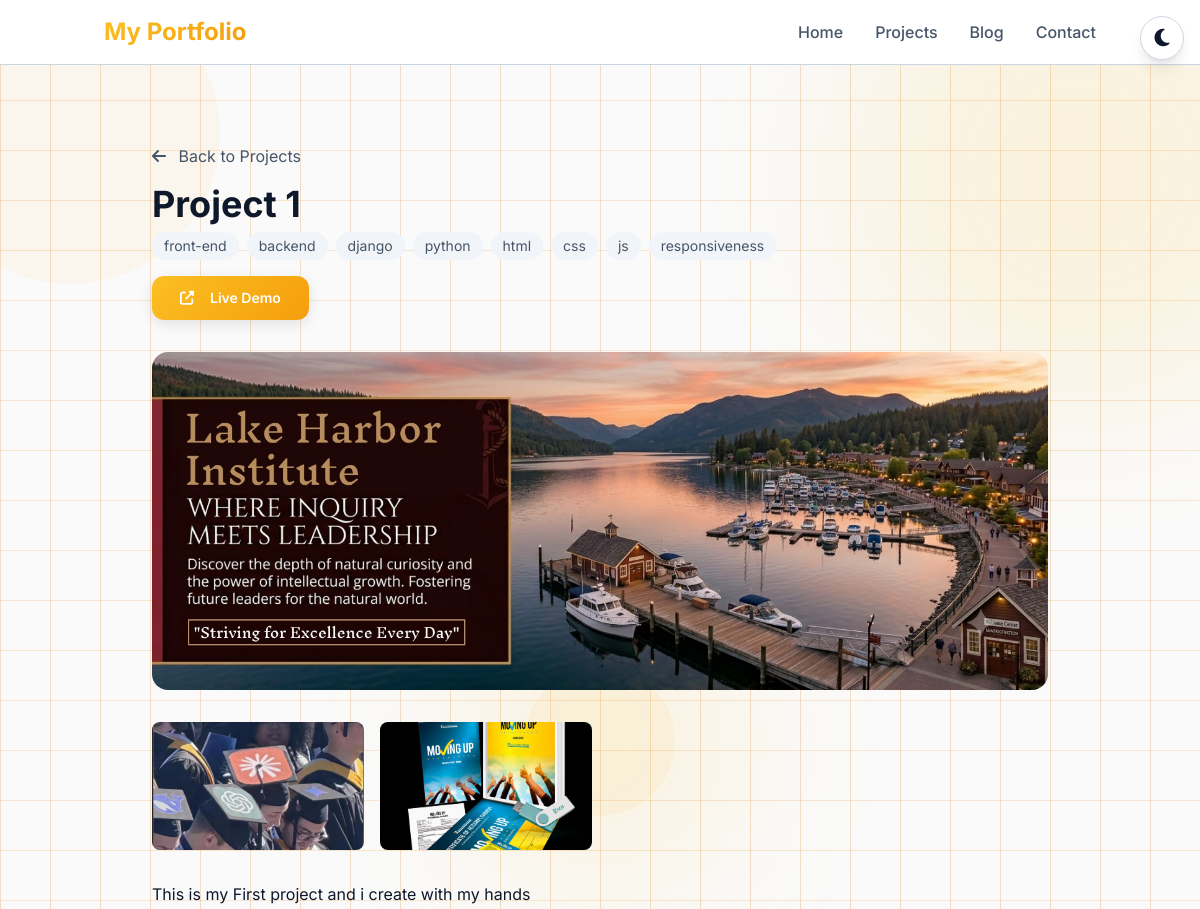
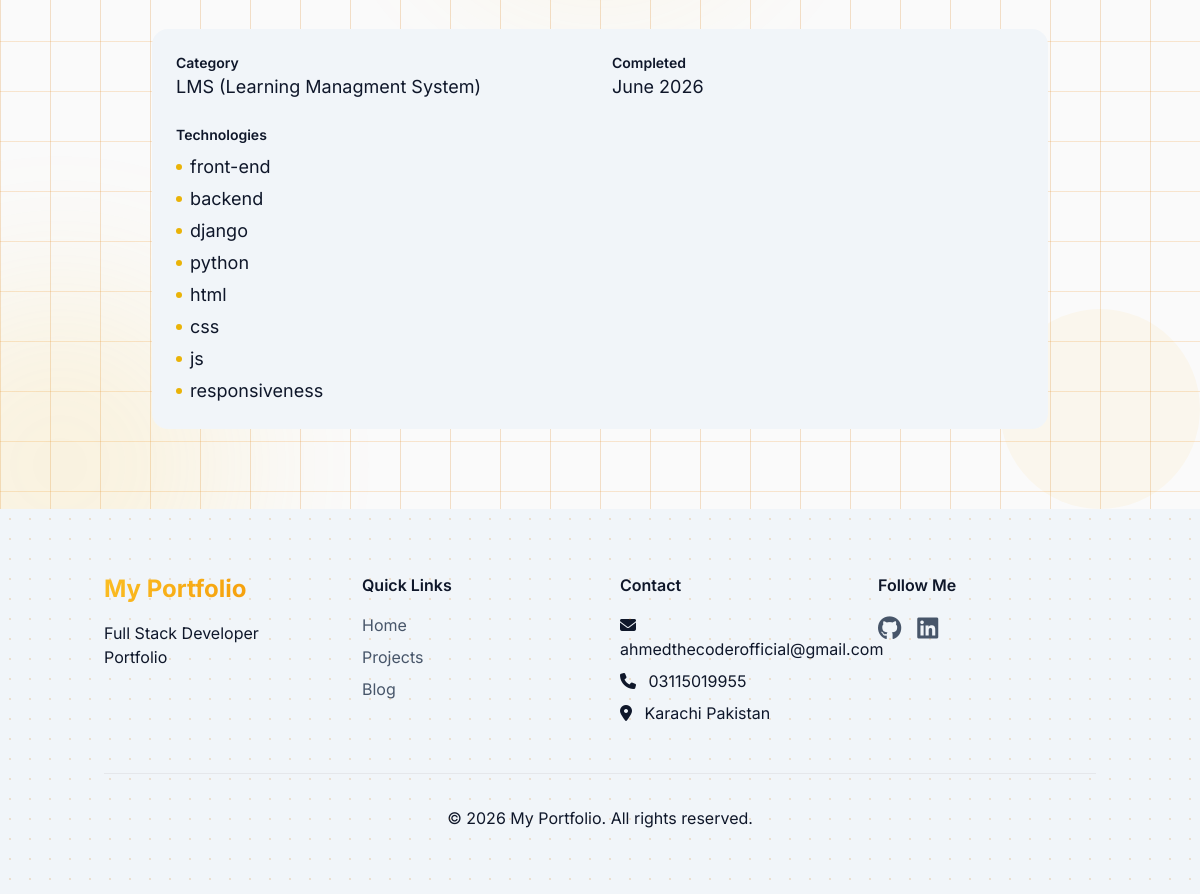
Screenshot of /project/project-1/ with the database file from the repository (2 pictures, top to bottom).
### core/models.py (models this page shows, shortened)
class SiteSettings(models.Model):
    site_name = models.CharField(max_length=100, default='My Portfolio')
    site_description = models.TextField(default='Full Stack Developer Portfolio')
    logo = models.ImageField(upload_to='site/', blank=True, null=True)
    favicon = models.ImageField(upload_to='site/', blank=True, null=True)
    email = models.EmailField(blank=True, null=True)
    phone = models.CharField(max_length=20, blank=True, null=True)
    address = models.TextField(blank=True, null=True)
    github = models.URLField(blank=True, null=True)
    linkedin = models.URLField(blank=True, null=True)
    twitter = models.URLField(blank=True, null=True)
    instagram = models.URLField(blank=True, null=True)
    youtube = models.URLField(blank=True, null=True)
    meta_title = models.CharField(max_length=200, blank=True)
    meta_description = models.TextField(blank=True)
    meta_keywords = models.CharField(max_length=200, blank=True)
    created_at = models.DateTimeField(auto_now_add=True)
    updated_at = models.DateTimeField(auto_now=True)
    class Meta:
        verbose_name = 'Site Setting'
        verbose_name_plural = 'Site Settings'

class Project(models.Model):
    title = models.CharField(max_length=200)
    slug = models.SlugField(max_length=200, unique=True, blank=True)
    description = RichTextField()
    short_description = models.TextField(max_length=300)
    image = models.ImageField(upload_to='projects/')
    image_alt = models.CharField(max_length=200, blank=True)
    project_url = models.URLField(blank=True, null=True)
    github_url = models.URLField(blank=True, null=True)
    technologies = models.CharField(max_length=500, help_text="Comma separated technologies")
    category = models.CharField(max_length=100, blank=True)
    featured = models.BooleanField(default=False)
    completed_date = models.DateField(default=timezone.now)
    is_active = models.BooleanField(default=True)
    order = models.IntegerField(default=0)
    created_at = models.DateTimeField(auto_now_add=True)
    updated_at = models.DateTimeField(auto_now=True)
    def tech_list(self):
        return [tech.strip() for tech in self.technologies.split(',') if tech.strip()]

class ProjectImage(models.Model):
    project = models.ForeignKey(Project, on_delete=models.CASCADE, related_name='additional_images')
    image = models.ImageField(upload_to='projects/gallery/')
    caption = models.CharField(max_length=200, blank=True)
    order = models.IntegerField(default=0)

### core/views.py (the view)
# urls.py: path('project/<slug:slug>/', views.project_detail, name='project_detail'),
def project_detail(request, slug):
    settings = get_settings()
    project = get_object_or_404(Project, slug=slug, is_active=True)
    context = {
        'settings': settings,
        'project': project,
        'section': 'project_detail',
    }
    return render(request, 'core/project_detail.html', context)

### core/context_processors.py (called while the page is built)
def site_settings(request):
    settings = SiteSettings.objects.first()
    return {
        'site_settings': settings,
        'current_theme': request.session.get('theme', 'light'),
    }

### core/views.py (called while the page is built)
def get_settings():
    return SiteSettings.objects.first()

### templates/core/project_detail.html (shortened to what this page needs)
{% extends 'base.html' %}
{% load static %}
{% block content %}
<section class="py-20 relative overflow-hidden">
    <div class="bg-blob blob-1"></div>
    <div class="bg-blob blob-2"></div>
    <div class="bg-blob blob-3"></div>
    <div class="floating-shape shape-1"></div>
    <div class="floating-shape shape-2"></div>
    <div class="floating-shape shape-3"></div>
    <div class="container mx-auto px-4 relative z-10">
        <div class="max-w-4xl mx-auto">
            <div class="mb-8">
                <a href="{% url 'projects' %}" class="transition mb-4 inline-block hover-primary" style="color: var(--text-secondary);">
                    <i class="fas fa-arrow-left mr-2"></i> Back to Projects
                </a>
                <h1 class="text-4xl font-bold mb-2">{{ project.title }}</h1>
                <div class="flex flex-wrap gap-2 mb-4">
                    {% for tech in project.tech_list %}
                    <span class="text-sm px-3 py-1 rounded-full" style="background: var(--bg-secondary); color: var(--text-secondary);">
                        {{ tech }}
                    </span>
                    {% endfor %}
                </div>
                <div class="flex gap-4">
                    {% if project.project_url %}
                    <a href="{{ project.project_url }}" target="_blank" class="btn-primary text-sm">
                        <i class="fas fa-external-link-alt mr-2"></i> Live Demo
                    </a>
                    {% endif %}
                </div>
            </div>
            {% if project.image %}
            <div class="rounded-2xl overflow-hidden mb-8">
                <img src="{{ project.image.url }}" alt="{{ project.image_alt|default:project.title }}" class="w-full">
            </div>
            {% endif %}
            {% if project.additional_images.all %}
            <div class="grid grid-cols-2 md:grid-cols-4 gap-4 mb-8">
                {% for img in project.additional_images.all %}
                <div class="rounded-lg overflow-hidden">
                    <img src="{{ img.image.url }}" alt="{{ img.caption|default:'Project image' }}" class="w-full h-32 object-cover">
                </div>
                {% endfor %}
            </div>
            {% endif %}
            <div class="prose max-w-none" style="color: var(--text-primary);">
                {{ project.description|safe }}
            </div>
            <div class="mt-8 p-6 rounded-2xl" style="background: var(--bg-secondary);">
                <div class="grid grid-cols-1 md:grid-cols-2 gap-6">
                    <div>
                        <h4 class="font-semibold text-sm text-secondary">Category</h4>
                        <p class="text-lg">{{ project.category|default:'General' }}</p>
                    </div>
                    <div>
                        <h4 class="font-semibold text-sm text-secondary">Completed</h4>
                        <p class="text-lg">{{ project.completed_date|date:"F Y" }}</p>
                    </div>
                </div>
                <div class="mt-6">
                    <h4 class="font-semibold text-sm text-secondary mb-2">Technologies</h4>
                    <ul class="space-y-1">
                        {% for tech in project.tech_list %}
                            <li class="flex items-center gap-2 text-lg">
                                <span class="w-1.5 h-1.5 rounded-full bg-yellow-500"></span>
                                {{ tech }}
                            </li>
                        {% endfor %}
                    </ul>
                </div>
            </div>
        </div>
    </div>
</section>
{% endblock %}

### templates/base.html (shortened to what this page needs)
{% load static %}
<!DOCTYPE html>
<html lang="en" data-theme="{{ current_theme|default:'light' }}">
<head>
    <link rel="stylesheet" href="https://cdn.jsdelivr.net/gh/devicons/devicon@latest/devicon.min.css"/>
    <script src="https://cdn.tailwindcss.com"></script>
    <link rel="stylesheet" href="https://cdnjs.cloudflare.com/ajax/libs/font-awesome/6.5.1/css/all.min.css">
    <link rel="stylesheet" href="{% static 'css/base.css' %}">
</head>
<body>
    <button onclick="toggleTheme()" class="theme-toggle fixed top-4 right-4 z-50 shadow-lg">
        <i class="fas fa-moon text-xl dark:hidden"></i>
    </button>
    <nav class="fixed top-0 left-0 right-0 z-40 bg-opacity-80 backdrop-blur-lg" style="background-color: var(--bg-primary); border-bottom: 1px solid var(--border-color);">
        <div class="container mx-auto px-4 py-4">
            <div class="flex justify-between items-center">
                <a href="{% url 'home' %}" class="text-2xl font-bold gradient-text">
                    {{ site_settings.site_name|default:'Portfolio' }}
                </a>
                <div class="hidden md:flex space-x-8">
                    <a href="{% url 'home' %}" class="nav-link {% if section == 'home' %}active{% endif %}">Home</a>
                    <a href="{% url 'projects' %}" class="nav-link {% if section == 'projects' %}active{% endif %}">Projects</a>
                    <a href="{% url 'blog:blog_list' %}" class="nav-link {% if section == 'blog' %}active{% endif %}">Blog</a>
                    <a href="/#contact" class="nav-link">Contact</a>
                </div>
            </div>
        </div>
    </nav>
    <main class="pt-[4rem]">
        {% block content %}{% endblock %}
    </main>
    <footer class="section-bg py-16">
        <div class="container mx-auto px-4">
            <div class="grid grid-cols-1 md:grid-cols-4 gap-10">
                <div>
                    <h3 class="text-2xl font-bold mb-4 gradient-text">{{ site_settings.site_name|default:'Portfolio' }}</h3>
                    <p class="text-secondary">{{ site_settings.site_description|default:'Full Stack Developer' }}</p>
                </div>
                <div>
                    <h4 class="font-semibold mb-4">Quick Links</h4>
                    <ul class="space-y-2 text-secondary">
                        <li><a href="{% url 'home' %}" class="transition hover-primary">Home</a></li>
                        <li><a href="{% url 'projects' %}" class="transition hover-primary">Projects</a></li>
                        <li><a href="{% url 'blog:blog_list' %}" class="transition hover-primary">Blog</a></li>
                    </ul>
                </div>
                <div>
                    <h4 class="font-semibold mb-4">Contact</h4>
                    <ul class="space-y-2 text-secondary">
                        {% if site_settings.email %}
                        <li><i class="fas fa-envelope mr-2"></i> {{ site_settings.email }}</li>
                        {% endif %}
                        {% if site_settings.phone %}
                        <li><i class="fas fa-phone mr-2"></i> {{ site_settings.phone }}</li>
                        {% endif %}
                        {% if site_settings.address %}
                        <li><i class="fas fa-map-marker-alt mr-2"></i> {{ site_settings.address }}</li>
                        {% endif %}
                    </ul>
                </div>
                <div>
                    <h4 class="font-semibold mb-4">Follow Me</h4>
                    <div class="flex space-x-4">
                        {% if site_settings.github %}
                        <a href="{{ site_settings.github }}" target="_blank" class="text-2xl transition transform hover:scale-110 hover-primary">
                            <i class="fab fa-github"></i>
                        </a>
                        {% endif %}
                        {% if site_settings.linkedin %}
                        <a href="{{ site_settings.linkedin }}" target="_blank" class="text-2xl transition transform hover:scale-110 hover-primary">
                            <i class="fab fa-linkedin"></i>
                        </a>
                        {% endif %}
                    </div>
                </div>
            </div>
            <div class="border-t border-gray-200 dark:border-gray-700 mt-12 pt-8 text-center text-secondary">
                <p>&copy; {% now "Y" %} {{ site_settings.site_name|default:'Portfolio' }}. All rights reserved.</p>
            </div>
        </div>
    </footer>
</body>
</html>

### static/css/base.css (style rules this page uses)
* { font-family: "Inter", sans-serif; margin: 0; padding: 0; box-sizing: border-box; }
:root { --primary: #fbbf24; --primary-light: #fcd34d; --primary-dark: #f59e0b; --gradient: linear-gradient(135deg, #fbbf24 0%, #f59e0b 100%); --bg-primary: #ffffff; --bg-secondary: #f1f5f9; --bg-card: rgba(255, 255, 255, 0.95); --text-primary: #0f172a; --text-secondary: #475569; --border-color: #cbd5e1; --shadow: 0 4px 6px -1px rgba(0, 0, 0, 0.08), 0 2px 4px -1px rgba(0, 0, 0, 0.05); --shadow-hover: 0 10px 15px -3px rgba(0, 0, 0, 0.12), 0 4px 6px -2px rgba(0, 0, 0, 0.06); --shadow-glow: 0 0 20px rgba(217, 119, 6, 0.25); --radius: 16px; --transition: all 0.3s cubic-bezier(0.4, 0, 0.2, 1); --tech-grid-color: rgba(217, 119, 6, 0.10); --tech-dot-color: rgba(217, 119, 6, 0.18); --tech-shape-color: rgba(217, 119, 6, 0.15); }
html { scroll-behavior: smooth; }
body { background-color: var(--bg-primary); color: var(--text-primary); transition: background-color 0.3s ease, color 0.3s ease; overflow-x: hidden; line-height: 1.6; position: relative; }
body::before { content: ''; position: fixed; top: 0; left: 0; right: 0; bottom: 0; background-image: linear-gradient(rgb(217 119 6 / 22%) 1px, #00000006 1px), linear-gradient(90deg, rgb(217 119 6 / 23%) 1px, transparent 1px); background-size: 50px 50px; pointer-events: none; z-index: 0; opacity: 0.9; }
.section-bg { background-color: var(--bg-secondary); transition: background-color 0.3s ease; position: relative; }
.section-bg::before { content: ''; position: absolute; top: 0; left: 0; right: 0; bottom: 0; background-image: radial-gradient(var(--tech-dot-color) 1px, transparent 1px); background-size: 20px 20px; pointer-events: none; z-index: 0; }
.gradient-text { background: var(--gradient); -webkit-background-clip: text; background-clip: text; -webkit-text-fill-color: transparent; display: inline-block; }
.btn-primary { background: var(--gradient); color: #fff; padding: 12px 28px; border-radius: 12px; font-weight: 600; transition: var(--transition); display: inline-flex; align-items: center; gap: 8px; border: none; cursor: pointer; box-shadow: 0 4px 14px rgba(0, 0, 0, 0.1); }
.bg-blob { position: absolute; border-radius: 50%; filter: blur(80px); opacity: 0.12; pointer-events: none; z-index: 0; animation: blobFloat 20s ease-in-out infinite alternate; background: var(--primary); }
.blob-1 { width: 40vw; height: 40vw; top: -10%; right: -10%; animation-duration: 25s; }
.blob-2 { width: 30vw; height: 30vw; bottom: -10%; left: -10%; animation-duration: 30s; animation-delay: -5s; }
.blob-3 { width: 25vw; height: 25vw; top: 50%; left: 50%; transform: translate(-50%, -50%); animation-duration: 35s; animation-delay: -10s; }
.floating-shape { position: absolute; border-radius: 50%; opacity: 0.06; pointer-events: none; z-index: 0; animation: floatShape 20s ease-in-out infinite alternate; background: var(--primary); }
.shape-1 { width: 300px; height: 300px; top: -80px; left: -80px; animation-duration: 22s; }
.shape-2 { width: 200px; height: 200px; bottom: 0; right: 0; animation-duration: 18s; }
.shape-3 { width: 150px; height: 150px; top: 50%; left: 50%; transform: translate(-50%, -50%); animation-duration: 14s; animation-delay: -3s; }
.nav-link { position: relative; color: var(--text-secondary); transition: var(--transition); font-weight: 500; padding: 4px 0; }
.nav-link::after { content: ""; position: absolute; bottom: 0; left: 0; width: 0; height: 2px; background: var(--gradient); transition: width 0.3s ease; }
.theme-toggle { cursor: pointer; width: 44px; height: 44px; border-radius: 50%; background: var(--bg-card); backdrop-filter: blur(8px); border: 1px solid var(--border-color); display: flex; align-items: center; justify-content: center; transition: var(--transition); box-shadow: var(--shadow); color: var(--text-primary); }
.hover-primary { color: var(--text-secondary); transition: color 0.3s ease; }

### rows the page displays
SiteSettings: site_name "My Portfolio", site_description "Full Stack Developer Portfolio", email "ahmedthecoderofficial@gmail.com", phone "03115019955", address "Karachi Pakistan"
Project: title "Project 1", image (picture), description "This is my First project and i create with my hands", category "LMS (Learning Managment System)", completed_date "June 2026"
ProjectImage: image (picture)
ProjectImage: image (picture)

### other values shown
{{ tech }} "front-end" "backend" "django" "python" "html" "css" "js" "responsiveness"
